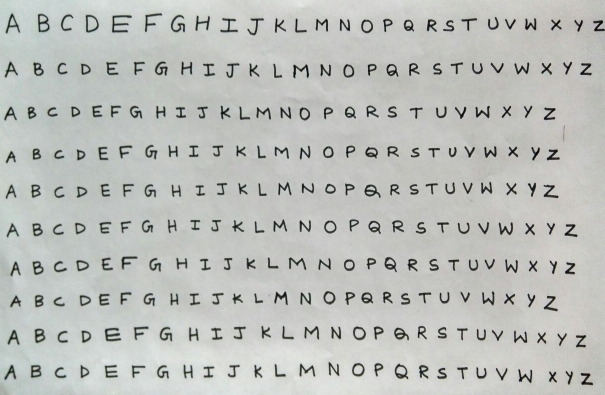
%> input picture OCR with machine learning/Final Code/Training Characters/main1.jpg, 1209 x 789 px (shown at 1/2 size)
$ octave Own.m   (GNU Octave 9; MATLAB toolbox functions it lacks are replaced by stand-ins)
%> lines starting %> are read from the running program, lines starting %| are printed output that depends on the picture; in (x1, y1, x2, y2) boxes, pixels count from 0 and x2, y2 are one past the last pixel; in counts of white or black regions, pixels touching at a corner belong together; the program's own positions count from 1
### OCR with machine learning/Final Code/Training Characters/lines.m
function [fl re]=lines(im_texto)
% [8 lines of commented-out code are left out]
[f co]=find(im_texto==1);
im_texto=im_texto(min(f):max(f),min(co):max(co));
num_filas=size(im_texto,1);
for s=1:num_filas
    if sum(im_texto(s,:))==0
        nm=im_texto(1:s-1, :); % First line matrix
        rm=im_texto(s:end, :);% Remain line matrix
        [f co]=find(nm==1);
        fl=nm(min(f):max(f),min(co):max(co));
        [f co]=find(rm==1);
        re=rm(min(f):max(f),min(co):max(co));
        %*-*-*Uncomment lines below to see the result*-*-*-*-
        %         subplot(2,1,1);imshow(fl);
        %         subplot(2,1,2);imshow(re);
        break
    else
        fl=im_texto;%Only one line.
        re=[ ];
    end
end

### OCR with machine learning/Final Code/Training Characters/zones.m
function [on] =zones(i)
% i=imread('AI.jpg');
i=imresize(i,[10,10]);
% i=rgb2gray(i);
% threshold = graythresh(i);
% i=im2bw(i,threshold);
im=imresize(i,[90 60]);
parts={};
on=[];
m=[];
n=[];
no=[];
c=[10 18 16 14 12 10 8 6 4 2];
for i=1:9
    for j=1:6
        parts{i,j}=im((i-1)*10+1:i*10,(j-1)*10+1:j*10);
        x=parts{i,j};
        k=zeros(1,10);
        for r=1:10
            for p=1:10
                if r+p==11 && x(r,p)==1
                k(1)=k(1)+1;
                end
                if (r+p==10 || r+p==12) && x(r,p)==1
                k(2)=k(2)+1;
                end
                if (r+p==9 || r+p==13) && x(r,p)==1
                k(3)=k(3)+1;
                end
                if (r+p==8 || r+p==14) && x(r,p)==1
                k(4)=k(4)+1;
                end
                if (r+p==7 || r+p==15) && x(r,p)==1
                k(5)=k(5)+1;
                end
                if (r+p==6 || r+p==16) && x(r,p)==1
                k(6)=k(6)+1;
                end
                if (r+p==5 || r+p==17) && x(r,p)==1
                k(7)=k(7)+1;
                end
                if (r+p==4 || r+p==18) && x(r,p)==1
                k(8)=k(8)+1;
                end
                if (r+p==3 || r+p==19) && x(r,p)==1
                k(9)=k(9)+1;
                end
                if (r+p==2 || r+p==20) && x(r,p)==1
                k(10)=k(10)+1;
                end
            end
        end
        no(i,j)=sum(k)/100;
        k=k./c;
        s=mean(k);
        on((i-1)*6+j)=s;
    end
end
m=mean(no);
n=mean(no,2);
on=[on m];
n=n';
on=[on n];
on=on';

### OCR with machine learning/Final Code/Training Characters/Own.m
clear
im=imread('main1.jpg');
%> im is the input picture: size 789x1209x3 uint8; mean R, G, B 188.6, 190.8, 187.2
if size(im,3)==3
    im=rgb2gray(im);
%> im: size 789x1209 uint8
    %figure,imshow(im);
end
threshold = graythresh(im);
%> threshold = 0.51
i=~im2bw(im,threshold);
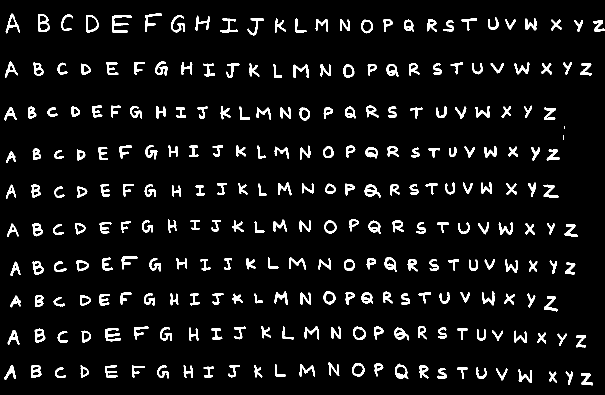
%> i: size 789x1209 logical (shown at 1/2 size); 6.2% white; 262 white regions (2 under 20 px), largest, box (x1, y1, x2, y2) and area: (224, 30, 264, 65) 485, (210, 656, 242, 683) 431, (76, 28, 99, 64) 392
i = bwareaopen(i,30);
imshow(i);
fl=[];
re=i;
k=0;
g=0;
x=0;
comp={};
while k==0
    [fl re]=lines(re);
    [L Ne] = bwlabel(fl);
    for n=1:Ne
        i=fl;
        [f co]=find(L==n);
        inew=i(min(f):max(f),min(co):max(co));
        %figure,imshow(inew);
        %inew1=imresize(inew,[42 24]);
        comp{1,Ne*g+n}=inew;
    end
    x=x+Ne;
    if size(re,1)==0
        k=k+1;
    end
g=g+1;
end
%> this loop made 10 passes
%> x on passes 1 to 10: 26, 52, 78, 104, 130, 156, 182, 208, 234, 260
%> pass 1, in lines, `im_texto=im_texto(min(f):max(f),min(co):max(co));`:
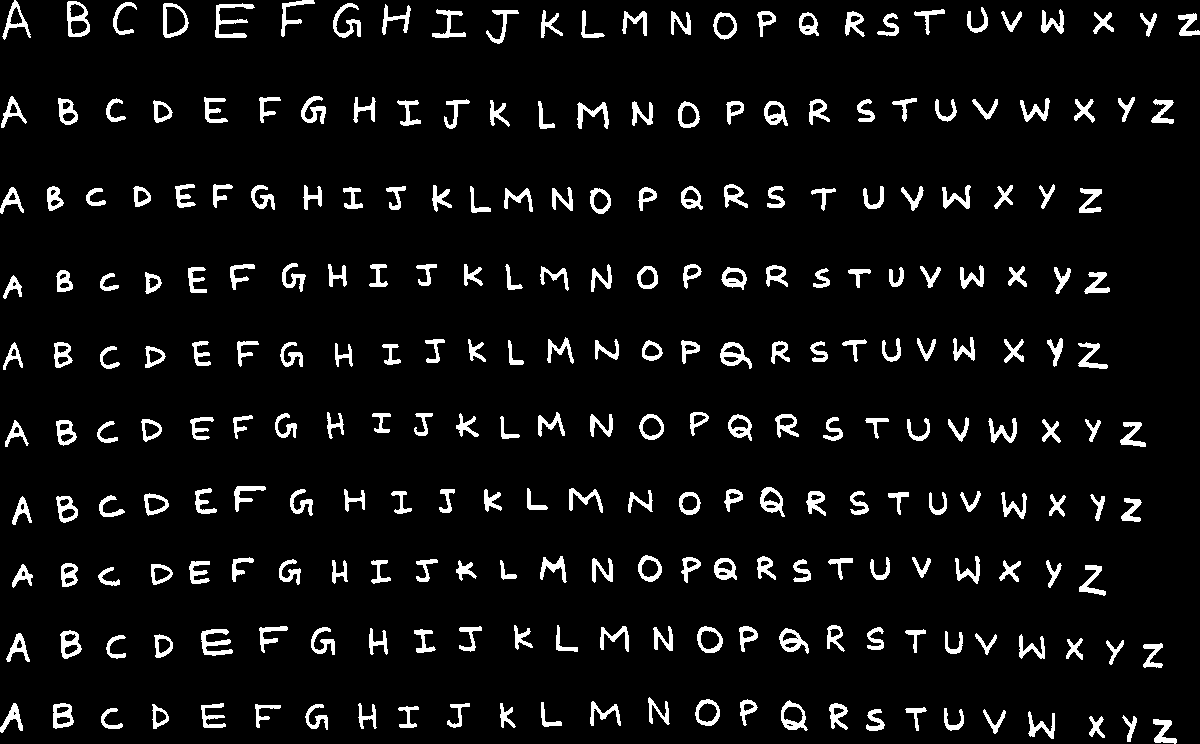
%> im_texto: size 744x1200 logical; 6.6% white; 260 white regions, largest, box (x1, y1, x2, y2) and area: (215, 3, 255, 38) 485, (201, 629, 233, 656) 431, (67, 1, 90, 37) 392
%> pass 1, `[fl re]=lines(re);`:
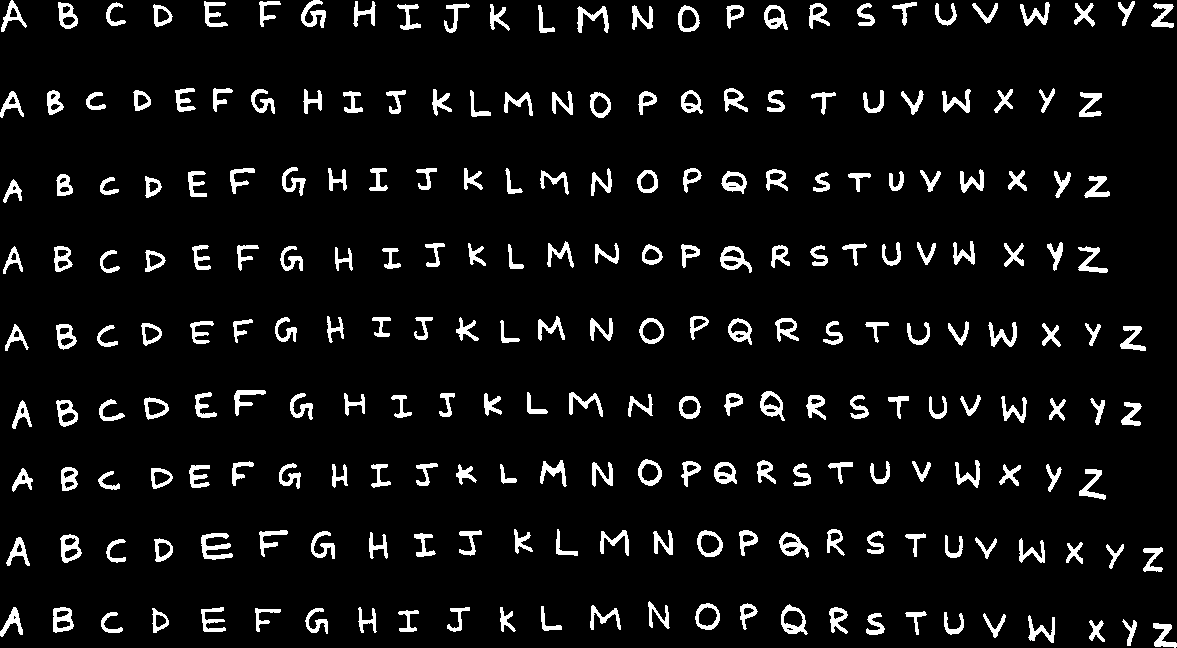
%> re: size 648x1177 logical; 6.9% white; 234 white regions, largest, box (x1, y1, x2, y2) and area: (201, 533, 233, 560) 431, (720, 246, 752, 273) 384, (779, 532, 809, 558) 355
%> pass 1, `[L Ne] = bwlabel(fl);`:
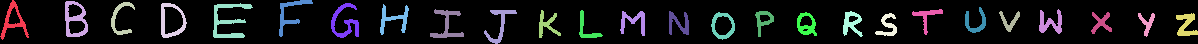
%> L: size 44x1198 double; 27 distinct labels, from 0 to 26; one colour per label, 0 black
%> after the loop:
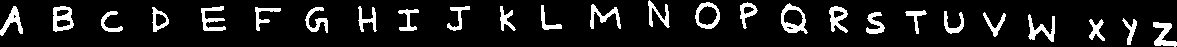
%> fl: size 47x1177 logical; 10.6% white; 26 white regions, largest, box (x1, y1, x2, y2) and area: (781, 3, 808, 34) 345, (53, 6, 74, 32) 326, (1153, 22, 1177, 47) 296
%> after the loop, comp = 260 items; g = 10; k = 1
real_inputs1=[];
real_targets1=zeros(26,x);
%> real_targets1: size 26x260 double; every value is 0
%> (the run ends here)
